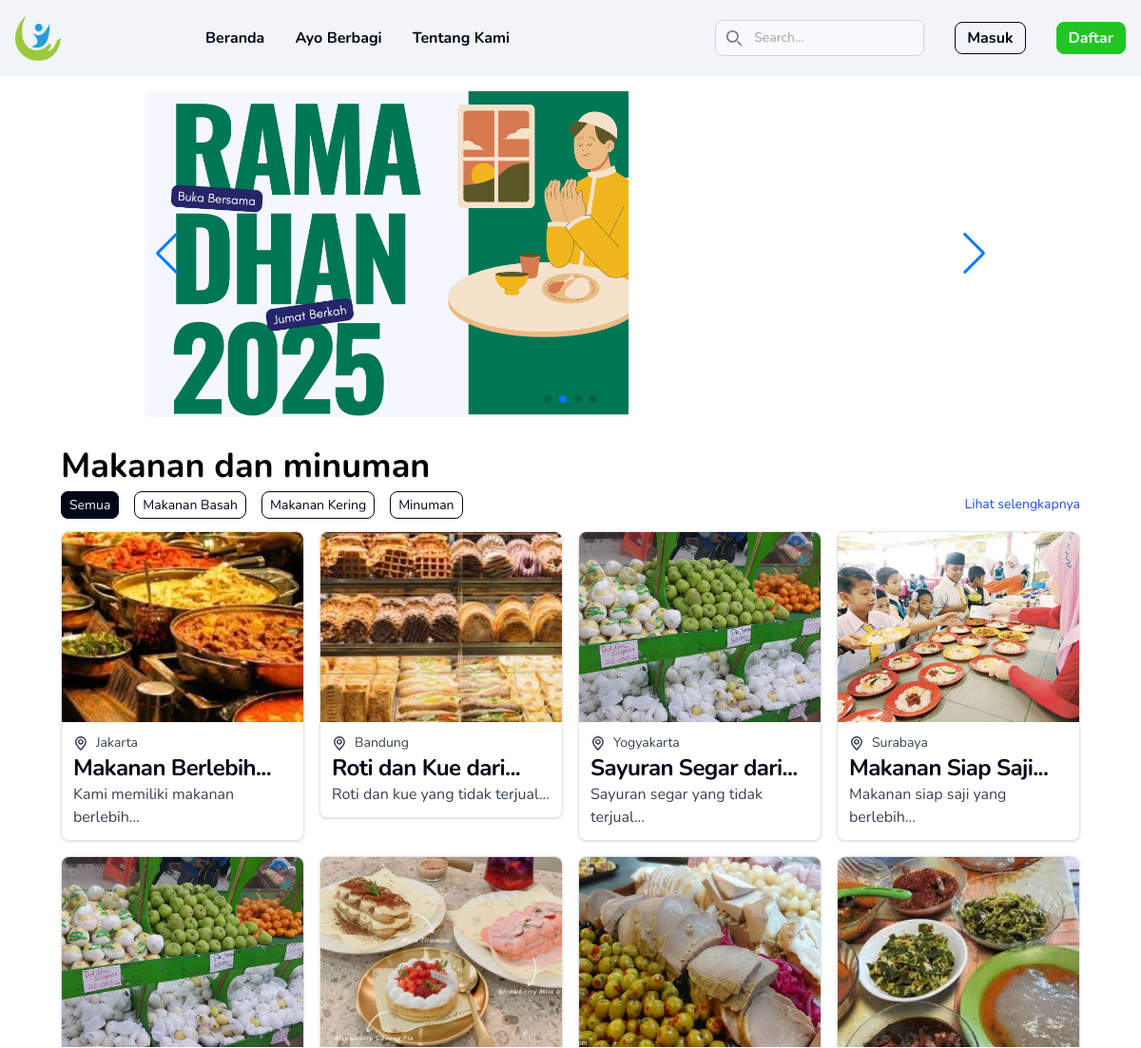
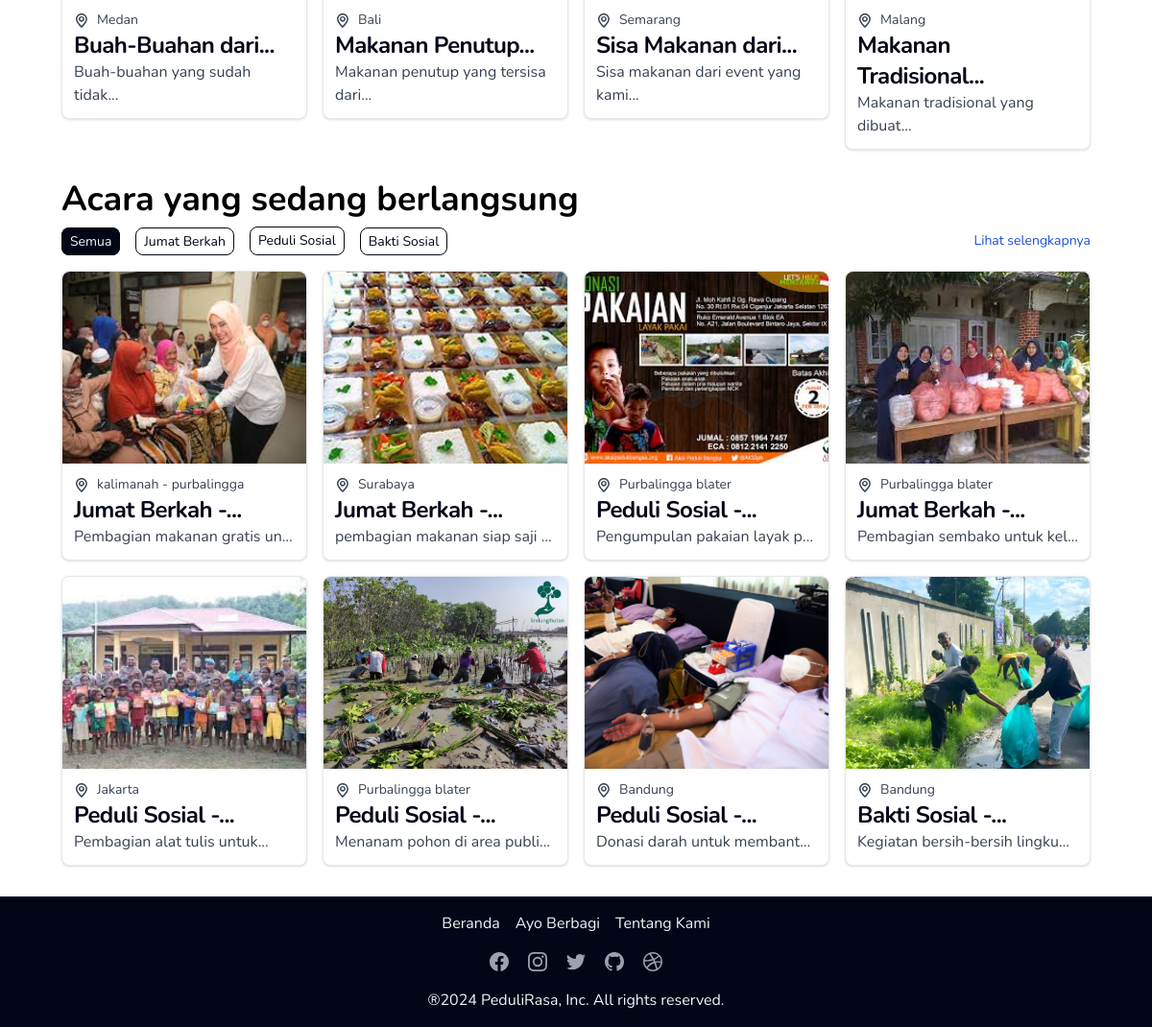
The page / on the database its author committed (2 pictures, top to bottom).
### tables this page shows
CREATE TABLE `posts` (
  `post_id` int NOT NULL,
  `title` varchar(255) NOT NULL,
  `description` text NOT NULL,
  `post_date` datetime NOT NULL,
  `location` varchar(255) NOT NULL,
  `created_at` timestamp NOT NULL DEFAULT CURRENT_TIMESTAMP,
  `user_id` int NOT NULL,
  `category_id` int DEFAULT NULL
);

CREATE TABLE `post_images` (
  `image_id` int NOT NULL,
  `post_id` int DEFAULT NULL,
  `image_name` varchar(255) NOT NULL
);

### app/App/View.php (called while the page is built, shortened)
<?php
class View
{
    public static function render(string $view, $model)
    {
        require __DIR__ . '/../View/header.php';
        require __DIR__ . '/../View/' . $view . '.php';
        require __DIR__ . '/../View/footer.php';
    }
}

### app/Controller/HomeController.php (called while the page is built, shortened)
<?php
class HomeController
{
    private PostService $postService;
    public function __construct()
    {
        $connection = Database::getConnection();
        $postRepository = new PostRepository($connection);
        $categoryRepository = new CategoryRepository($connection);
        $postImagesRepository = new PostImagesRepository($connection);
        $userRepository = new UserRepository($connection);
        $this->postService = new PostService($postRepository, $categoryRepository, $postImagesRepository, $userRepository);
    }
    function index(): void
    {
        $model = [
            "title" => "Beranda",
        ];
        $foodAndDrinkRequest = new SearchPostRequest();
        $foodAndDrinkRequest->categories = [1, 2, 3];
        $foodAndDrinkRequest->page = 1;
        $foodAndDrink = $this->postService->search($foodAndDrinkRequest)->posts;
        $activityRequest = new SearchPostRequest();
        $activityRequest->categories = [4, 5, 6];
        $activityRequest->page = 1;
        $activity = $this->postService->search($activityRequest)->posts;
        $model["foodAndDrink"] = $foodAndDrink;
        $model["activity"] = $activity;
        View::render('Home/index', model: $model);
    }
}

### public/index.php (called while the page is built, shortened)
<?php
Router::run();

### app/Repository/PostRepository.php (called while the page is built, shortened)
<?php
class PostRepository
{
    private \PDO $connection;
    public function __construct(\PDO $connection)
    {
        $this->connection = $connection;
    }
    public function search(?string $title, ?array $categories, int $page = 1): array
    {
        $limit = 20;
        $offset = ($page - 1) * $limit;
        $query = "SELECT post_id, title, description, post_date, location, user_id, category_id FROM posts WHERE 1=1";
        $params = [];
        if (!empty($categories)) {
            $query .= " AND category_id IN (" . implode(',', array_fill(0, count($categories), '?')) . ")";
            $params = array_merge($params, $categories);
        }
        $query .= " LIMIT ? OFFSET ?";
        $statement = $this->connection->prepare($query);
        foreach ($params as $index => $param) {
            $statement->bindValue($index + 1, $param);
        }
        $statement->bindValue(count($params) + 1, $limit, \PDO::PARAM_INT);
        $statement->bindValue(count($params) + 2, $offset, \PDO::PARAM_INT);
        $statement->execute();
        $posts = [];
        while ($rows = $statement->fetchAll()) {
            foreach ($rows as $row) {
                $post = new Post();
                $post->id = $row['post_id'];
                $post->title = $row['title'];
                $post->description = $row['description'];
                $post->postDate = new \DateTime($row['post_date']);
                $post->location = $row['location'];
                $post->userId = $row['user_id'];
                $post->categoryId = $row['category_id'];
                $posts[] = $post;
            }
        }
        return $posts;
    }
}

### app/Service/PostService.php (called while the page is built, shortened)
<?php
class PostService
{
    private PostRepository $postRepository;
    private PostImagesRepository $postImagesRepository;
    public function __construct(PostRepository $postRepository, CategoryRepository $categoryRepository, PostImagesRepository $postImagesRepository, UserRepository $userRepository)
    {
        $this->postImagesRepository = $postImagesRepository;
        $this->postRepository = $postRepository;
    }
    public function search(SearchPostRequest $request): SearchPostResponse
    {
        try {
            $posts = $this->postRepository->search(
                $request->title,
                $request->categories,
                $request->page
            );
            foreach ($posts as $post) {
                $images = $this->postImagesRepository->findByPostId($post->id);
                if (!empty($images)) {
                    $post->bannerImage = $images[0]->imageName;
                } else {
                    $post->bannerImage = null;
                }
            }
            $res = new SearchPostResponse();
            $res->posts = $posts;
            return $res;
        } catch (\Exception $e) {
            throw $e;
        }
    }
}

### app/View/Components/utils.php (called while the page is built, shortened)
<?php
function truncateText($text, $length = 100, $suffix = '...') {
    $text = strip_tags($text);
    $truncated = mb_substr($text, 0, $length);
    $lastSpace = mb_strrpos($truncated, ' ');
    if ($lastSpace !== false) {
        $truncated = mb_substr($truncated, 0, $lastSpace);
    }
    return $truncated . $suffix;
}

### app/View/Home/index.php (the view, shortened to what this page needs)
<?php
$foodAndDrink = $model['foodAndDrink'] ?? [];
$events = $model['activity'] ?? [];
if(count($foodAndDrink) > 8){
    $foodAndDrink = array_slice($foodAndDrink, 0, 8);
}
include_once __DIR__ . "/../Components/Swiper.php";
?>
<div class="pt-8 pb-8 section-padding-x">
    <div class="container max-w-screen-xl">
        <div class="mb-8">
            <h2 class="sub-header-font-size font-bold mb-2">Makanan dan minuman</h2>
            <div class="flex items-center justify-between mb-4">
                <div class="flex justify-between items-center">
                    <ul class="items-center justify-between gap-4 hidden md:flex">
                        <li>
                            <a href="/post/search?categories=1,2,3"
                               class="py-1 px-2 border extra-small-font-size border-dark-base rounded-lg  bg-dark-base text-light-base">
                                Semua
                            </a>
                        </li>
                        <li>
                            <a href="/post/search?categories=1"
                               class="py-1 px-2 border extra-small-font-size border-dark-base rounded-lg text-dark-base ">
                                Makanan Basah
                            </a>
                        </li>
                        <li>
                            <a href="/post/search?categories=2"
                               class="py-1 px-2 border extra-small-font-size border-dark-base rounded-lg text-dark-base ">
                                Makanan Kering
                            </a>
                        </li>
                        <li>
                            <a href="/post/search?categories=3"
                               class="py-1 px-2 border extra-small-font-size border-dark-base rounded-lg text-dark-base ">
                                Minuman
                            </a>
                        </li>
                    </ul>
                </div>
                <a href="/post/search?categories=1,2,3" class="extra-small-font-size text-blue-base">Lihat
                    selengkapnya</a>
            </div>
            <div class="grid grid-cols-2 md:grid-cols-3 lg:grid-cols-4 gap-4 justify-between">
                <?php if(count($foodAndDrink) <= 0) : ?>
                    <h3 class="sub-header-font-size text-center font-bold col-span-4">Belum ada info makanan dan minuman</h3>
                <?php else: ?>
                <?php foreach ($foodAndDrink as $post) : ?>
                    <div class="card max-w-[300px] aspect-square bg-white border border-gray-200 rounded-lg shadow">
                        <a href="/post/detail/<?= $post->id ?>">
                            <img class="rounded-t-lg object-cover w-full max-h-[200px] aspect-square"
                                 src="/images/posts/<?= $post->bannerImage ?>" alt="banner <?= $post->title ?>"/>
                        </a>
                        <div class="p-3">
                            <p class="price-title-font-size text-gray-700 flex items-center gap-2 extra-small-font-size">
                                <span><?= $post->location ?></span>
                            </p>
                            <h5 class="card-title-font-size font-bold tracking-tight line leading-3 text-dark-base">
                                <a href="/post/detail/<?= $post->id ?>"><?= truncateText($post->title,20) ?></a>
                            </h5>
                            <p class="description-card-font-size font-normal text-gray-700">
                                <?= truncateText($post->description, 35) ?>
                            </p>
                        </div>
                    </div>
                <?php endforeach; ?>
                <?php endif; ?>
            </div>
        </div>
        <div class="">
            <h2 class="sub-header-font-size font-bold mb-2">
                Acara yang sedang berlangsung
            </h2>
            <div class="flex items-center justify-between mb-4">
                <div class="flex justify-between items-center">
                    <ul class="items-center justify-between gap-4 hidden md:flex">
                        <li>
                            <a href="/post/search?categories=4,5,6"
                               class="py-1 px-2 border extra-small-font-size border-dark-base rounded-lg bg-dark-base text-light-base">
                                Semua
                            </a>
                        </li>
                        <li>
                            <a href="/post/search?categories=4"
                               class="py-1 px-2 border extra-small-font-size border-dark-base rounded-lg text-dark-base ">
                                Jumat Berkah
                            </a>
                        </li>
                            <a href="/post/search?categories=5"
                               class="py-1 px-2 border extra-small-font-size border-dark-base rounded-lg text-dark-base ">
                                Peduli Sosial
                            </a>
                        <li>
                            <a href="/post/search?categories=6"
                               class="py-1 px-2 border extra-small-font-size border-dark-base rounded-lg text-dark-base ">
                                Bakti Sosial
                            </a>
                        </li>
                    </ul>
                </div>
                <a href="/post/search?categories=4,5,6" class="extra-small-font-size text-blue-base">
                    Lihat selengkapnya
                </a>
            </div>
            <div class="grid grid-cols-2 md:grid-cols-3 lg:grid-cols-4 gap-4 justify-between">
                <?php if(count($events) <= 0) : ?>
                    <h3 class="sub-header-font-size text-center font-bold col-span-4">Belum ada info kegiatan</h3>
                <?php else: ?>
                <?php foreach ($events as $event): ?>
                    <div class=" max-w-[300px] aspect-square bg-white border border-gray-200 rounded-lg shadow">
                        <a href="/post/detail/<?= $event->id ?>">
                            <img class="rounded-t-lg object-cover w-full max-h-[200px] aspect-square"
                                 src="/images/posts/<?= $event->bannerImage ?>" alt="<?= $event->title ?>"/>
                        </a>
                        <div class="p-3">
                            <p class="price-title-font-size text-gray-700 flex items-center gap-2 extra-small-font-size">
                                <span><?= $event->location ?></span>
                            </p>
                            <h5 class="card-title-font-size font-bold tracking-tight text-dark-base">
                                <a href="/post/detail/<?= $event->id ?>"><?= truncateText($event->title,20) ?></a>
                            </h5>
                            <p class="truncate text-ellipsis description-card-font-size font-normal text-gray-700 ">
                                <?= truncateText($event->description, 35) ?>
                            </p>
                        </div>
                    </div>
                <?php endforeach; ?>
                <?php endif;?>
            </div>
        </div>
    </div>
</div>

### app/App/Router.php (shortened to what this page needs)
<?php
class Router
{
    private static array $routes = [];
    public static function add(string $method,
                               string $path,
                               string $controller,
                               string $function,
                               array  $middlewares = []): void
    {
        self::$routes[] = [
            'method' => $method,
            'path' => $path,
            'controller' => $controller,
            'function' => $function,
            'middleware' => $middlewares
        ];
    }
    public static function run(): void
    {
        $path = '/';
        $method = $_SERVER['REQUEST_METHOD'];
        foreach (self::$routes as $route) {
            $pattern = "#^" . $route['path'] . "$#";
            if (preg_match($pattern, $path, $variables) && $method == $route['method']) {
                $function = $route['function'];
                $controller = new $route['controller'];
                array_shift($variables);
                call_user_func_array([$controller, $function], $variables);
                return;
            }
        }
    }
}

### rows shown on the page
posts: post_images.image_name (picture), location "Jakarta", title "Makanan Berlebih...", description "Kami memiliki makanan berlebih..."
posts: post_images.image_name (picture), location "Bandung", title "Roti dan Kue dari...", description "Roti dan kue yang tidak terjual..."
posts: post_images.image_name (picture), location "Yogyakarta", title "Sayuran Segar dari...", description "Sayuran segar yang tidak terjual..."
posts: post_images.image_name (picture), location "Surabaya", title "Makanan Siap Saji...", description "Makanan siap saji yang berlebih..."
posts: post_images.image_name (picture), location "Medan", title "Buah-Buahan dari...", description "Buah-buahan yang sudah tidak..."
posts: post_images.image_name (picture), location "Bali", title "Makanan Penutup...", description "Makanan penutup yang tersisa dari..."
posts: post_images.image_name (picture), location "Semarang", title "Sisa Makanan dari...", description "Sisa makanan dari event yang kami..."
posts: post_images.image_name (picture), location "Malang", title "Makanan Tradisional...", description "Makanan tradisional yang dibuat..."
posts: post_images.image_name (picture), location "kalimanah - purbalingga", title "Jumat Berkah -...", description "Pembagian makanan gratis un…"
posts: post_images.image_name (picture), location "Surabaya", title "Jumat Berkah -...", description "pembagian makanan siap saji…"
posts: post_images.image_name (picture), location "Purbalingga blater", title "Peduli Sosial -...", description "Pengumpulan pakaian layak p…"
posts: post_images.image_name (picture), location "Purbalingga blater", title "Jumat Berkah -...", description "Pembagian sembako untuk kel…"
posts: post_images.image_name (picture), location "Jakarta", title "Peduli Sosial -...", description "Pembagian alat tulis untuk..."
posts: post_images.image_name (picture), location "Purbalingga blater", title "Peduli Sosial -...", description "Menanam pohon di area publi…"
posts: post_images.image_name (picture), location "Bandung", title "Peduli Sosial -...", description "Donasi darah untuk membant…"
posts: post_images.image_name (picture), location "Bandung", title "Bakti Sosial -...", description "Kegiatan bersih-bersih lingku…"
